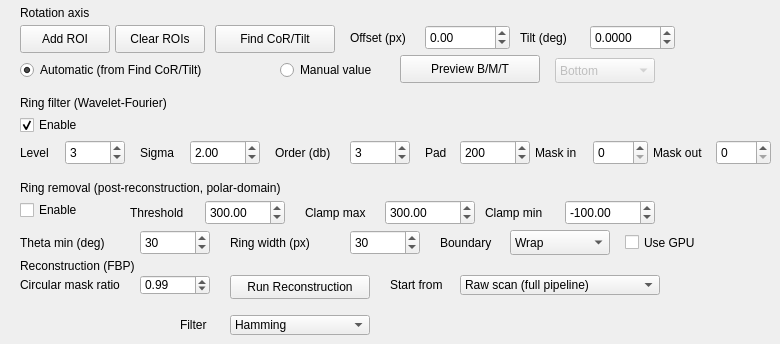
    <widget class="QWidget" name="tab_2">
     <attribute name="title">
      <string>Reconstruction</string>
     </attribute>
     <widget class="QLabel" name="label_7">
      <property name="geometry">
       <rect>
        <x>20</x>
        <y>5</y>
        <width>200</width>
        <height>16</height>
       </rect>
      </property>
      <property name="text">
       <string>Rotation axis</string>
      </property>
     </widget>
     <widget class="QPushButton" name="pushButton_addRoi">
      <property name="geometry">
       <rect>
        <x>20</x>
        <y>25</y>
        <width>90</width>
        <height>28</height>
       </rect>
      </property>
      <property name="text">
       <string>Add ROI</string>
      </property>
     </widget>
     <widget class="QPushButton" name="pushButton_clearRoi">
      <property name="geometry">
       <rect>
        <x>115</x>
        <y>25</y>
        <width>90</width>
        <height>28</height>
       </rect>
      </property>
      <property name="text">
       <string>Clear ROIs</string>
      </property>
     </widget>
     <widget class="QPushButton" name="pushButton_findCor">
      <property name="geometry">
       <rect>
        <x>215</x>
        <y>25</y>
        <width>120</width>
        <height>28</height>
       </rect>
      </property>
      <property name="text">
       <string>Find CoR/Tilt</string>
      </property>
     </widget>
     <widget class="QLabel" name="label_8">
      <property name="geometry">
       <rect>
        <x>350</x>
        <y>30</y>
        <width>70</width>
        <height>16</height>
       </rect>
      </property>
      <property name="text">
       <string>Offset (px)</string>
      </property>
     </widget>
     <widget class="QDoubleSpinBox" name="doubleSpinBox_corOffset">
      <property name="geometry">
       <rect>
        <x>425</x>
        <y>25</y>
        <width>85</width>
        <height>25</height>
       </rect>
      </property>
      <property name="minimum">
       <double>-100000.000000000000000</double>
      </property>
      <property name="maximum">
       <double>100000.000000000000000</double>
      </property>
     </widget>
     <widget class="QLabel" name="label_9">
      <property name="geometry">
       <rect>
        <x>520</x>
        <y>30</y>
        <width>65</width>
        <height>16</height>
       </rect>
      </property>
      <property name="text">
       <string>Tilt (deg)</string>
      </property>
     </widget>
     <widget class="QDoubleSpinBox" name="doubleSpinBox_tilt">
      <property name="geometry">
       <rect>
        <x>590</x>
        <y>25</y>
        <width>85</width>
        <height>25</height>
       </rect>
      </property>
      <property name="decimals">
       <number>4</number>
      </property>
      <property name="minimum">
       <double>-45.000000000000000</double>
      </property>
      <property name="maximum">
       <double>45.000000000000000</double>
      </property>
     </widget>
     <widget class="QRadioButton" name="radioButton_corAuto">
      <property name="geometry">
       <rect>
        <x>20</x>
        <y>60</y>
        <width>231</width>
        <height>20</height>
       </rect>
      </property>
      <property name="text">
       <string>Automatic (from Find CoR/Tilt)</string>
      </property>
      <property name="checked">
       <bool>true</bool>
      </property>
     </widget>
     <widget class="QRadioButton" name="radioButton_corManual">
      <property name="geometry">
       <rect>
        <x>280</x>
        <y>60</y>
        <width>111</width>
        <height>20</height>
       </rect>
      </property>
      <property name="text">
       <string>Manual value</string>
      </property>
     </widget>
     <widget class="QPushButton" name="pushButton_preview">
      <property name="geometry">
       <rect>
        <x>400</x>
        <y>55</y>
        <width>140</width>
        <height>28</height>
       </rect>
      </property>
      <property name="text">
       <string>Preview B/M/T</string>
      </property>
     </widget>
     <widget class="QComboBox" name="comboBox_previewSlice">
      <property name="enabled">
       <bool>false</bool>
      </property>
      <property name="geometry">
       <rect>
        <x>555</x>
        <y>58</y>
        <width>100</width>
        <height>25</height>
       </rect>
      </property>
      <item>
       <property name="text">
        <string>Bottom</string>
       </property>
      </item>
      <item>
       <property name="text">
        <string>Mid</string>
       </property>
      </item>
      <item>
       <property name="text">
        <string>Top</string>
       </property>
      </item>
     </widget>
     <widget class="QLabel" name="label_10">
      <property name="geometry">
       <rect>
        <x>20</x>
        <y>95</y>
        <width>200</width>
        <height>16</height>
       </rect>
      </property>
      <property name="text">
       <string>Ring filter (Wavelet-Fourier)</string>
      </property>
     </widget>
     <widget class="QCheckBox" name="checkBox_ringEnable">
      <property name="geometry">
       <rect>
        <x>20</x>
        <y>115</y>
        <width>150</width>
        <height>20</height>
       </rect>
      </property>
      <property name="text">
       <string>Enable</string>
      </property>
      <property name="checked">
       <bool>true</bool>
      </property>
     </widget>
     <widget class="QLabel" name="label_11">
      <property name="geometry">
       <rect>
        <x>20</x>
        <y>145</y>
        <width>40</width>
        <height>16</height>
       </rect>
      </property>
      <property name="text">
       <string>Level</string>
      </property>
     </widget>
     <widget class="QSpinBox" name="spinBox_ringLevel">
      <property name="geometry">
       <rect>
        <x>65</x>
        <y>140</y>
        <width>60</width>
        <height>25</height>
       </rect>
      </property>
      <property name="minimum">
       <number>1</number>
      </property>
      <property name="maximum">
       <number>8</number>
      </property>
      <property name="value">
       <number>3</number>
      </property>
     </widget>
     <widget class="QLabel" name="label_12">
      <property name="geometry">
       <rect>
        <x>140</x>
        <y>145</y>
        <width>40</width>
        <height>16</height>
       </rect>
      </property>
      <property name="text">
       <string>Sigma</string>
      </property>
     </widget>
     <widget class="QDoubleSpinBox" name="doubleSpinBox_ringSigma">
      <property name="geometry">
       <rect>
        <x>190</x>
        <y>140</y>
        <width>70</width>
        <height>25</height>
       </rect>
      </property>
      <property name="minimum">
       <double>0.100000000000000</double>
      </property>
      <property name="maximum">
       <double>100.000000000000000</double>
      </property>
      <property name="value">
       <double>2.000000000000000</double>
      </property>
     </widget>
     <widget class="QLabel" name="label_13">
      <property name="geometry">
       <rect>
        <x>275</x>
        <y>145</y>
        <width>70</width>
        <height>16</height>
       </rect>
      </property>
      <property name="text">
       <string>Order (db)</string>
      </property>
     </widget>
     <widget class="QSpinBox" name="spinBox_ringOrder">
      <property name="geometry">
       <rect>
        <x>350</x>
        <y>140</y>
        <width>60</width>
        <height>25</height>
       </rect>
      </property>
      <property name="minimum">
       <number>1</number>
      </property>
      <property name="maximum">
       <number>8</number>
      </property>
      <property name="value">
       <number>3</number>
      </property>
     </widget>
     <widget class="QLabel" name="label_14">
      <property name="geometry">
       <rect>
        <x>425</x>
        <y>145</y>
        <width>35</width>
        <height>16</height>
       </rect>
      </property>
      <property name="text">
       <string>Pad</string>
      </property>
     </widget>
     <widget class="QSpinBox" name="spinBox_ringPad">
      <property name="geometry">
       <rect>
        <x>460</x>
        <y>140</y>
        <width>70</width>
        <height>25</height>
       </rect>
      </property>
      <property name="minimum">
       <number>0</number>
      </property>
      <property name="maximum">
       <number>2000</number>
      </property>
      <property name="value">
       <number>200</number>
      </property>
     </widget>
     <widget class="QLabel" name="label_ringMaskInner">
      <property name="geometry">
       <rect>
        <x>535</x>
        <y>145</y>
        <width>55</width>
        <height>16</height>
       </rect>
      </property>
      <property name="text">
       <string>Mask in</string>
      </property>
     </widget>
     <widget class="QSpinBox" name="spinBox_ringMaskInnerRadius">
      <property name="geometry">
       <rect>
        <x>593</x>
        <y>140</y>
        <width>55</width>
        <height>25</height>
       </rect>
      </property>
      <property name="minimum">
       <number>0</number>
      </property>
      <property name="maximum">
       <number>4000</number>
      </property>
      <property name="value">
       <number>0</number>
      </property>
     </widget>
     <widget class="QLabel" name="label_ringMaskOuter">
      <property name="geometry">
       <rect>
        <x>653</x>
        <y>145</y>
        <width>60</width>
        <height>16</height>
       </rect>
      </property>
      <property name="text">
       <string>Mask out</string>
      </property>
     </widget>
     <widget class="QSpinBox" name="spinBox_ringMaskOuterRadius">
      <property name="geometry">
       <rect>
        <x>716</x>
        <y>140</y>
        <width>55</width>
        <height>25</height>
       </rect>
      </property>
      <property name="minimum">
       <number>0</number>
      </property>
      <property name="maximum">
       <number>4000</number>
      </property>
      <property name="value">
       <number>0</number>
      </property>
     </widget>
     <widget class="QLabel" name="label_15">
      <property name="geometry">
       <rect>
        <x>20</x>
        <y>180</y>
        <width>400</width>
        <height>16</height>
       </rect>
      </property>
      <property name="toolTip">
       <string>Reimplemented from tomopy's remove_ring from a technical description (not its literal source, due to copyright-quoting limits) - verify against known-good output if exact parity matters.</string>
      </property>
      <property name="text">
       <string>Ring removal (post-reconstruction, polar-domain)</string>
      </property>
     </widget>
     <widget class="QCheckBox" name="checkBox_ringRemovalEnable">
      <property name="geometry">
       <rect>
        <x>20</x>
        <y>200</y>
        <width>90</width>
        <height>20</height>
       </rect>
      </property>
      <property name="text">
       <string>Enable</string>
      </property>
     </widget>
     <widget class="QLabel" name="label_ringThresh">
      <property name="geometry">
       <rect>
        <x>130</x>
        <y>205</y>
        <width>70</width>
        <height>16</height>
       </rect>
      </property>
      <property name="text">
       <string>Threshold</string>
      </property>
     </widget>
     <widget class="QDoubleSpinBox" name="doubleSpinBox_ringThresh">
      <property name="geometry">
       <rect>
        <x>205</x>
        <y>200</y>
        <width>80</width>
        <height>25</height>
       </rect>
      </property>
      <property name="decimals">
       <number>2</number>
      </property>
      <property name="minimum">
       <double>0.000000000000000</double>
      </property>
      <property name="maximum">
       <double>100000.000000000000000</double>
      </property>
      <property name="singleStep">
       <double>10.000000000000000</double>
      </property>
      <property name="value">
       <double>300.000000000000000</double>
      </property>
     </widget>
     <widget class="QLabel" name="label_ringThreshMax">
      <property name="geometry">
       <rect>
        <x>305</x>
        <y>205</y>
        <width>75</width>
        <height>16</height>
       </rect>
      </property>
      <property name="text">
       <string>Clamp max</string>
      </property>
     </widget>
     <widget class="QDoubleSpinBox" name="doubleSpinBox_ringThreshMax">
      <property name="geometry">
       <rect>
        <x>385</x>
        <y>200</y>
        <width>90</width>
        <height>25</height>
       </rect>
      </property>
      <property name="decimals">
       <number>2</number>
      </property>
      <property name="minimum">
       <double>-100000.000000000000000</double>
      </property>
      <property name="maximum">
       <double>100000.000000000000000</double>
      </property>
      <property name="singleStep">
       <double>10.000000000000000</double>
      </property>
      <property name="value">
       <double>300.000000000000000</double>
      </property>
     </widget>
     <widget class="QLabel" name="label_ringThreshMin">
      <property name="geometry">
       <rect>
        <x>485</x>
        <y>205</y>
        <width>75</width>
        <height>16</height>
       </rect>
      </property>
      <property name="text">
       <string>Clamp min</string>
      </property>
     </widget>
     <widget class="QDoubleSpinBox" name="doubleSpinBox_ringThreshMin">
      <property name="geometry">
       <rect>
        <x>565</x>
        <y>200</y>
        <width>90</width>
        <height>25</height>
       </rect>
      </property>
      <property name="decimals">
       <number>2</number>
      </property>
      <property name="minimum">
       <double>-100000.000000000000000</double>
      </property>
      <property name="maximum">
       <double>100000.000000000000000</double>
      </property>
      <property name="singleStep">
       <double>10.000000000000000</double>
      </property>
      <property name="value">
       <double>-100.000000000000000</double>
      </property>
     </widget>
     <widget class="QLabel" name="label_ringThetaMin">
      <property name="geometry">
       <rect>
        <x>20</x>
        <y>235</y>
        <width>110</width>
        <height>16</height>
       </rect>
      </property>
      <property name="text">
       <string>Theta min (deg)</string>
      </property>
     </widget>
     <widget class="QSpinBox" name="spinBox_ringThetaMin">
      <property name="geometry">
       <rect>
        <x>140</x>
        <y>230</y>
        <width>70</width>
        <height>25</height>
       </rect>
      </property>
      <property name="minimum">
       <number>0</number>
      </property>
      <property name="maximum">
       <number>179</number>
      </property>
      <property name="value">
       <number>30</number>
      </property>
     </widget>
     <widget class="QLabel" name="label_ringWidth">
      <property name="geometry">
       <rect>
        <x>230</x>
        <y>235</y>
        <width>110</width>
        <height>16</height>
       </rect>
      </property>
      <property name="text">
       <string>Ring width (px)</string>
      </property>
     </widget>
     <widget class="QSpinBox" name="spinBox_ringWidth">
      <property name="geometry">
       <rect>
        <x>350</x>
        <y>230</y>
        <width>70</width>
        <height>25</height>
       </rect>
      </property>
      <property name="minimum">
       <number>1</number>
      </property>
      <property name="maximum">
       <number>500</number>
      </property>
      <property name="value">
       <number>30</number>
      </property>
     </widget>
     <widget class="QLabel" name="label_ringBoundary">
      <property name="geometry">
       <rect>
        <x>440</x>
        <y>235</y>
        <width>65</width>
        <height>16</height>
       </rect>
      </property>
      <property name="text">
       <string>Boundary</string>
      </property>
     </widget>
     <widget class="QComboBox" name="comboBox_ringBoundaryMode">
      <property name="geometry">
       <rect>
        <x>510</x>
        <y>230</y>
        <width>100</width>
        <height>25</height>
       </rect>
      </property>
      <item>
       <property name="text">
        <string>Wrap</string>
       </property>
      </item>
      <item>
       <property name="text">
        <string>Reflect</string>
       </property>
      </item>
     </widget>
     <widget class="QCheckBox" name="checkBox_ringUseGpu">
      <property name="geometry">
       <rect>
        <x>625</x>
        <y>230</y>
        <width>110</width>
        <height>25</height>
       </rect>
      </property>
      <property name="toolTip">
       <string>Runs the polar ring removal on the GPU instead of the CPU (which already uses all cores). Experimental - try both and compare, the GPU isn't guaranteed to be faster for this particular workload.</string>
      </property>
      <property name="text">
       <string>Use GPU</string>
      </property>
     </widget>
     <widget class="QLabel" name="label_fbpSectionHeader">
      <property name="geometry">
       <rect>
        <x>20</x>
        <y>258</y>
        <width>231</width>
        <height>16</height>
       </rect>
      </property>
      <property name="text">
       <string>Reconstruction (FBP)</string>
      </property>
     </widget>
     <widget class="QLabel" name="label_16">
      <property name="geometry">
       <rect>
        <x>20</x>
        <y>275</y>
        <width>110</width>
        <height>20</height>
       </rect>
      </property>
      <property name="text">
       <string>Circular mask ratio</string>
      </property>
     </widget>
     <widget class="QDoubleSpinBox" name="doubleSpinBox_circMask">
      <property name="geometry">
       <rect>
        <x>140</x>
        <y>275</y>
        <width>70</width>
        <height>20</height>
       </rect>
      </property>
      <property name="minimum">
       <double>0.100000000000000</double>
      </property>
      <property name="maximum">
       <double>1.000000000000000</double>
      </property>
      <property name="singleStep">
       <double>0.005000000000000</double>
      </property>
      <property name="value">
       <double>0.990000000000000</double>
      </property>
     </widget>
     <widget class="QPushButton" name="pushButton_runReco">
      <property name="geometry">
       <rect>
        <x>230</x>
        <y>275</y>
        <width>140</width>
        <height>24</height>
       </rect>
      </property>
      <property name="text">
       <string>Run Reconstruction</string>
      </property>
     </widget>
     <widget class="QLabel" name="label_fbpFilter">
      <property name="geometry">
       <rect>
        <x>180</x>
        <y>315</y>
        <width>40</width>
        <height>20</height>
       </rect>
      </property>
      <property name="text">
       <string>Filter</string>
      </property>
     </widget>
     <widget class="QComboBox" name="comboBox_fbpFilter">
      <property name="geometry">
       <rect>
        <x>230</x>
        <y>315</y>
        <width>140</width>
        <height>20</height>
       </rect>
      </property>
      <property name="toolTip">
       <string>Apodization window on the ramp filter. Ram-Lak = no window (sharpest, noisiest). Each option after it tapers high frequencies more aggressively, trading resolution for noise suppression: Shepp-Logan, Cosine, Hamming, Hann (most aggressive).</string>
      </property>
      <property name="currentIndex">
       <number>3</number>
      </property>
      <item>
       <property name="text">
        <string>Ram-Lak</string>
       </property>
      </item>
      <item>
       <property name="text">
        <string>Shepp-Logan</string>
       </property>
      </item>
      <item>
       <property name="text">
        <string>Cosine</string>
       </property>
      </item>
      <item>
       <property name="text">
        <string>Hamming</string>
       </property>
      </item>
      <item>
       <property name="text">
        <string>Hann</string>
       </property>
      </item>
     </widget>
     <widget class="QLabel" name="label_startStage">
      <property name="geometry">
       <rect>
        <x>390</x>
        <y>275</y>
        <width>60</width>
        <height>20</height>
       </rect>
      </property>
      <property name="text">
       <string>Start from</string>
      </property>
     </widget>
     <widget class="QComboBox" name="comboBox_startStage">
      <property name="geometry">
       <rect>
        <x>460</x>
        <y>275</y>
        <width>200</width>
        <height>20</height>
       </rect>
      </property>
      <item>
       <property name="text">
        <string>Raw scan (full pipeline)</string>
       </property>
      </item>
      <item>
       <property name="text">
        <string>Corrected projections (corr/)</string>
       </property>
      </item>
      <item>
       <property name="text">
        <string>Sinograms (sino/)</string>
       </property>
      </item>
     </widget>
     <widget class="QLabel" name="label_reco_status">
      <property name="geometry">
       <rect>
        <x>530</x>
        <y>315</y>
        <width>220</width>
        <height>20</height>
       </rect>
      </property>
      <property name="text">
       <string/>
      </property>
     </widget>
    </widget>
